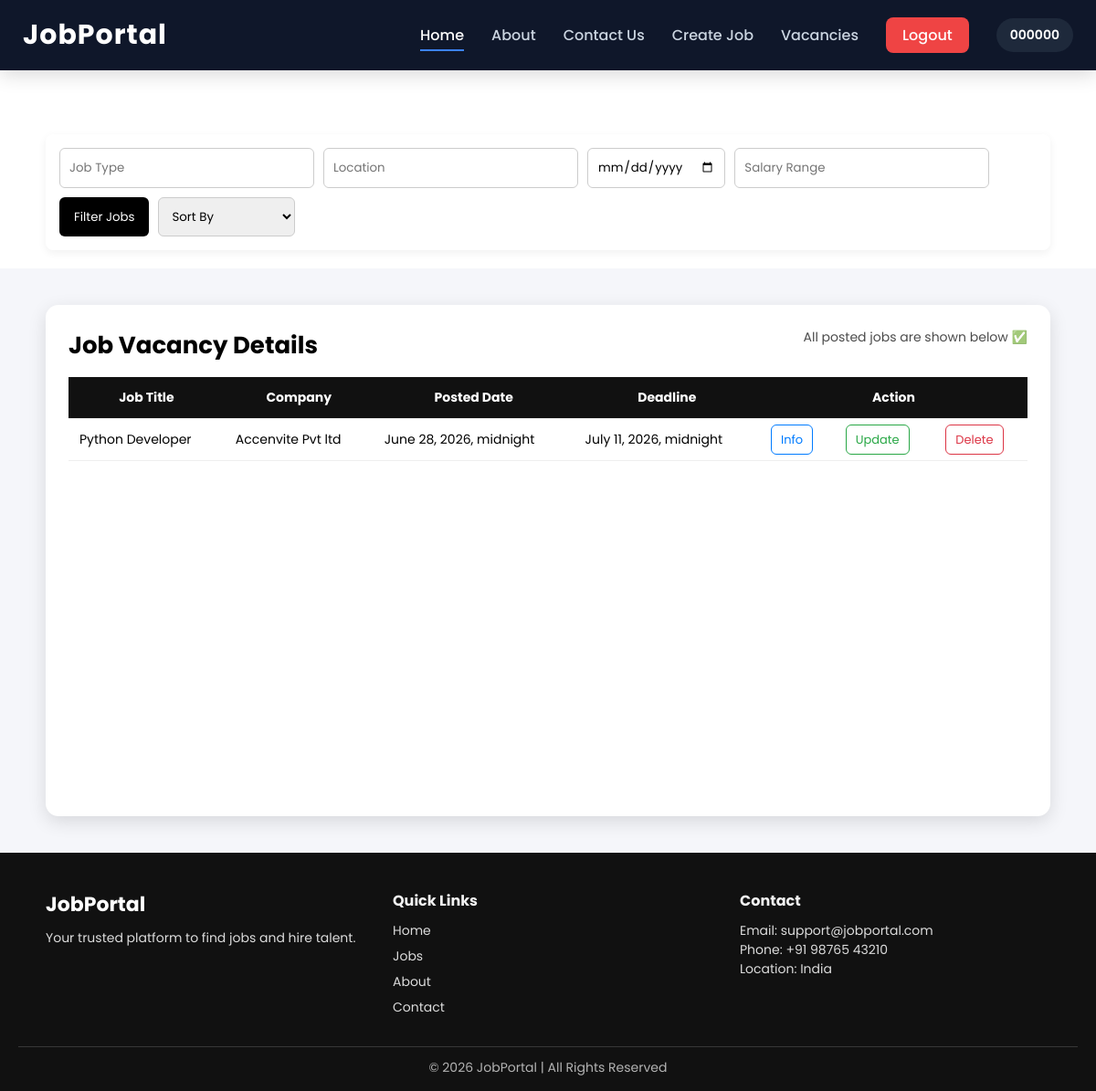
The app's page /jobs/ (signed in) with its own data.
### portal/models.py (models this page shows)
class Job(models.Model):
    title = models.CharField(max_length=200)
    company = models.CharField(max_length=100, null=True)
    description = models.TextField()
    location = models.CharField(max_length=100)
    job_type = models.CharField(max_length=50)
    description = models.TextField()
    posted_date = models.DateTimeField()
    application_deadline = models.DateTimeField()
    salary_range = models.CharField(max_length=50, null=True)

### portal/views.py (the view)
# urls.py: path('jobs/', show_job, name='show_url'),
def show_job(request):
    jobs = Job.objects.all()
    job = request.GET.get('job_type')
    location = request.GET.get('location')
    date_posted = request.GET.get('posted_date')
    salary = request.GET.get('salary_range')
    sort = request.GET.get('sort')
    if job:
        jobs = jobs.filter(job_type__icontains = job)
    if location:
        jobs = jobs.filter(location__icontains = location)
    if salary:
        jobs = jobs.filter(salary_range__icontains = salary)
    if date_posted:
        jobs = jobs.filter(posted_date = date_posted)
    if sort :
        jobs = jobs.order_by(sort)
    context = {'jobs' : jobs}
    template_name = 'portal/show.html'
    return render (request, template_name, context)

### templates/portal/show.html (shortened to what this page needs)
{% extends "base.html" %}
{% load static %}
{% block content %}
<br><br>
<form method="get" class="job-filter-form">
    <input type="text" name="job_type" placeholder="Job Type" class="filter-input">
    <input type="text" name="location" placeholder="Location" class="filter-input">
    <input type="date" name="date_posted" class="filter-input">
    <input type="text" name="salary_range" placeholder="Salary Range" class="filter-input">
    <button type="submit" class="filter-btn">Filter Jobs</button>
    <select name="sort" class="sort-select">
        <option value="">Sort By</option>
    </select>
</form>
<div class="show-page">
  <div class="show-card">
    <div class="show-header">
      <h1>Job Vacancy Details</h1>
      <p>All posted jobs are shown below ✅</p>
    </div>
    <div class="table-responsive">
      <table class="job-table">
        <thead>
          <tr>
            <th>Job Title</th>
            <th>Company</th>
            <th>Posted Date</th>
            <th>Deadline</th>
            <th colspan="3" class="action-head">Action</th>
          </tr>
        </thead>
        <tbody>
          {% for j in jobs %}
          <tr>
            <td>{{ j.title }}</td>
            <td>{{ j.company }}</td>
            <td>{{ j.posted_date }}</td>
            <td>{{ j.application_deadline }}</td>
            <td><a href="{% url 'info_url' j.id %}" class="btn-action btn-info">Info</a></td>
            {% if request.user.is_superuser %}
              <td><a href="{% url 'update_url' j.id %}" class="btn-action btn-update">Update</a></td>
              <td><a href="{% url 'delete_url' j.id %}" class="btn-action btn-delete">Delete</a></td>
            {% else %}
              <td></td>
              <td></td>
            {% endif %}
          </tr>
          {% empty %}
          <tr>
            <td colspan="7" class="no-data">No jobs found 🫥</td>
          </tr>
          {% endfor %}
        </tbody>
      </table>
    </div>
  </div>
</div>
{% endblock %}

### templates/NavBar.html (shortened to what this page needs)
<nav class="navbar">
  <div class="nav-container">
    <a href="/" class="logo">JobPortal</a>
    <ul class="nav-links">
      <li><a href="{% url 'home_url' %}" class="active">Home</a></li>
      <li><a href="{% url 'about_url' %}">About</a></li>
      <li><a href="{% url 'contact_url' %}">Contact Us</a></li>
      {% if user.is_authenticated %}
        <li><a href="{% url 'create_url' %}">Create Job</a></li>
        {% if user.is_superuser %}
          <li><a href="{% url 'show_url' %}">Vacancies</a></li>
        {% endif %}
        <li><a href="{% url 'logout_url' %}" class="btn-logout">Logout</a></li>
        <li class="nav-item">
          <h5>{{ user.username }}</h5>
        </li>
      {% endif %}
    </ul>
  </div>
</nav>

### static/css/Navbar.css (style rules this page uses)
* { margin:0; padding:0; box-sizing:border-box; font-family:'Poppins',sans-serif; }
.navbar { width:100%; background:#0f172a; position:sticky; top:0; z-index:1000; box-shadow:0 5px 20px rgba(0,0,0,.15); }
.nav-container { max-width:1200px; margin:auto; padding:16px 25px; display:flex; justify-content:space-between; align-items:center; }
.logo { font-size:30px; font-weight:700; color:#fff; text-decoration:none; letter-spacing:1px; }
.nav-links { display:flex; align-items:center; gap:30px; list-style:none; }
.nav-links a { text-decoration:none; color:#cbd5e1; font-size:16px; font-weight:500; transition:.3s; position:relative; }
.nav-links a::after { content:""; position:absolute; left:0; bottom:-6px; width:0; height:2px; background:#3b82f6; transition:.3s; }
.nav-links a:hover::after, .nav-links a.active::after { width:100%; }
.nav-links a:hover, .nav-links a.active { color:#fff; }
.btn-login, .btn-register, .btn-logout { padding:10px 22px; border-radius:8px; text-decoration:none; font-size:15px; font-weight:600; transition:.3s; }
.btn-logout { background:#ef4444; color:#fff !important; border-radius:8px; padding:8px 18px; }
.nav-item h5 { color:#fff; margin:0; padding:8px 15px; background:#1e293b; border-radius:25px; font-size:14px; font-weight:600; }

### static/css/Portal/info.css (style rules this page uses)
.btn-update { border:1px solid #28a745; color:#28a745; }
.btn-delete { border:1px solid #dc3545; color:#dc3545; }

### static/css/Portal/show.css (style rules this page uses)
.job-filter-form { display: flex; flex-wrap: wrap; gap: 10px; background: white; padding: 15px; border-radius: 8px; margin: 20px auto; max-width: 1100px; box-shadow: 0 3px 10px rgba(0,0,0,0.06); }
.filter-input, .sort-select { padding: 10px; border: 1px solid #ccc; border-radius: 6px; min-width: 150px; }
.filter-btn { padding: 10px 16px; background: black; color: white; border: none; border-radius: 6px; cursor: pointer; }
.show-page { min-height: 80vh; padding: 40px 15px; background: #f5f6fa; display: flex; justify-content: center; }
.show-card { width: 100%; max-width: 1100px; background: white; padding: 25px; border-radius: 14px; box-shadow: 0 6px 20px rgba(0,0,0,0.12); }
.show-header { display: flex; justify-content: space-between; flex-wrap: wrap; margin-bottom: 15px; }
.show-header h1 { font-size: 26px; margin: 0; }
.show-header p { font-size: 14px; opacity: 0.7; }
.table-responsive { overflow-x: auto; }
.job-table { width: 100%; border-collapse: collapse; }
.job-table thead { background: #111; color: white; }
.job-table th, .job-table td { padding: 12px; border-bottom: 1px solid #eee; font-size: 14px; }
.btn-action { padding: 6px 10px; border-radius: 6px; font-size: 13px; text-decoration: none; }
.btn-info { color: #007bff; border: 1px solid #007bff; }
.btn-update { color: #28a745; border: 1px solid #28a745; }
.btn-delete { color: #dc3545; border: 1px solid #dc3545; }

### records on screen
Job: title "Python Developer", company "Accenvite Pvt ltd", posted_date "June 28, 2026, midnight", application_deadline "July 11, 2026, midnight"

### other values on screen
{{ user.username }} "000000"
